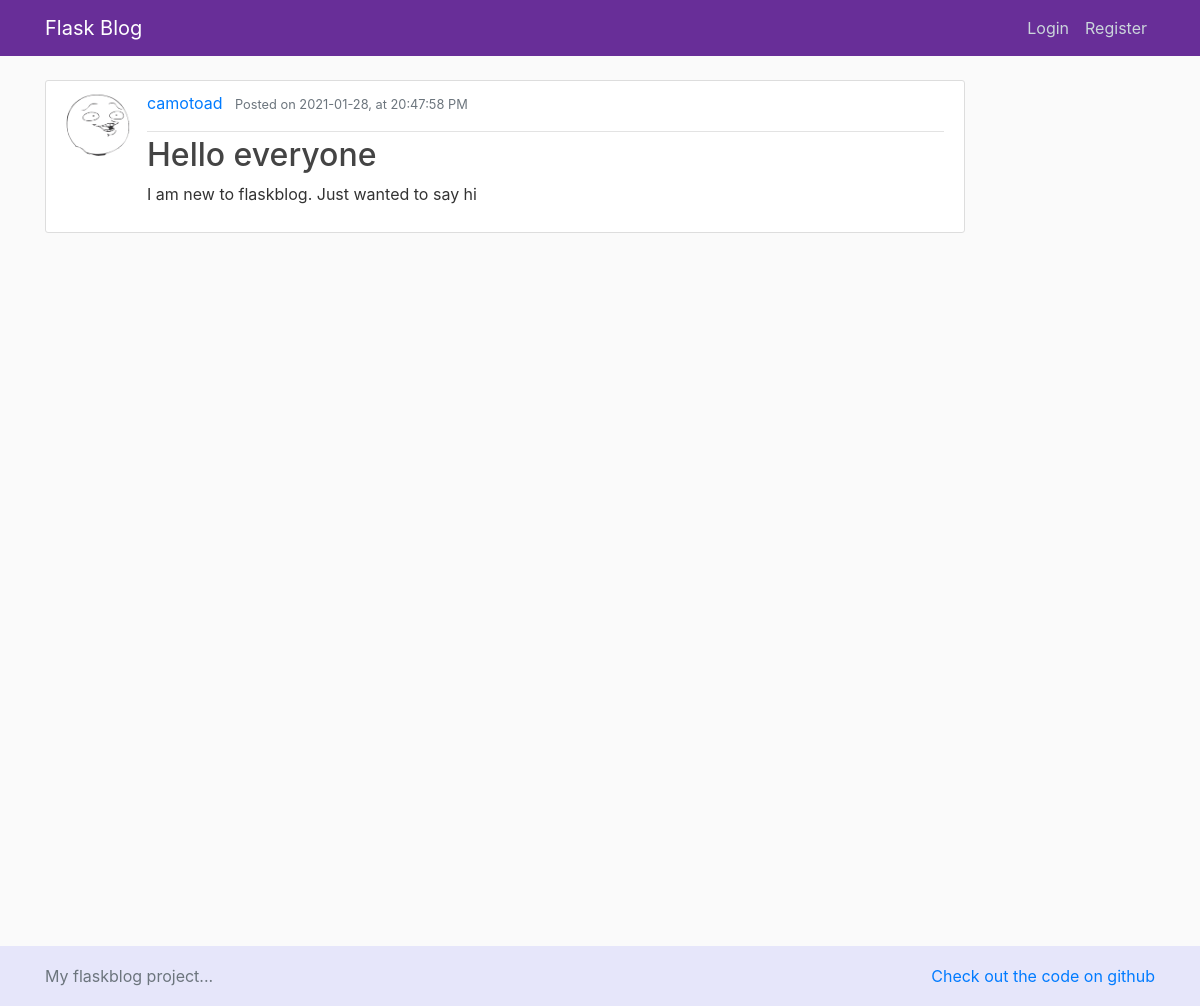
Screenshot of /post/8 with the database file from the repository.
### flaskblog/models.py (models this page shows, shortened)
class User(db.Model, UserMixin):
    id = db.Column(db.Integer, primary_key=True)
    username = db.Column(db.String(20), unique=True, nullable=False)
    email = db.Column(db.String(120), unique=True, nullable=False)
    image_file = db.Column(db.String(20), nullable=False, default='default.jpg')
    password = db.Column(db.String(60), nullable=False)
    posts = db.relationship('Post', backref='author', lazy=True)

class Post(db.Model):
    id = db.Column(db.Integer, primary_key=True)
    title = db.Column(db.String(100), nullable=False)
    date_posted = db.Column(db.DateTime, nullable=False, default=datetime.utcnow)
    content = db.Column(db.Text, nullable=False)
    user_id = db.Column(db.Integer, db.ForeignKey('user.id'), nullable=False)

### flaskblog/posts/routes.py (the view)
@posts.route("/post/<int:post_id>")
def post(post_id):
    post = Post.query.get_or_404(post_id)
    return render_template('post.html', title=post.title, post=post)

### flaskblog/templates/post.html (shortened to what this page needs)
{% extends "layout.html" %}
{% block content %}
        <article class="media content-section">
          <img class="rounded-circle article-img" src="{{ url_for('static', filename='pics/' + post.author.image_file) }}">
          <div class="media-body">
            <div class="article-metadata" style="height:41px">
              <a class="mr-2" href="#">{{ post.author.username }}</a>
              <small class="text-muted">Posted on {{ post.date_posted.strftime('%Y-%m-%d, at %H:%M:%S %p') }}</small>
            </div>
            <h2>{{ post.title }}</h2>
            <p class="article-content">{{ post.content }}</p>
          </div>
        </article>
{% endblock content %}

### flaskblog/static/main.css (style rules this page uses)
body { background: #fafafa; color: #333333; margin-top: 5rem; }
h1, h2, h3, h4, h5, h6 { color: #444444; }
.content-section { background: #ffffff; padding: 10px 20px; border: 1px solid #dddddd; border-radius: 3px; margin-bottom: 20px; }
.article-content { white-space: pre-line; }
.article-img { height: 65px; width: 65px; margin-right: 16px; }
.article-metadata { padding-bottom: 1px; margin-bottom: 4px; border-bottom: 1px solid #e3e3e3 }

### rows the page displays
User: image_file (picture), author.username "camotoad"
Post: date_posted "2021-01-28, at 20:47:58 PM", title "Hello everyone", content "I am new to flaskblog. Just wanted to say hi"
